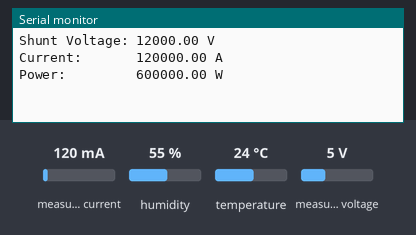
The sketch below on a simulated ESP8266 (NodeMCU). Parts: the last lines printed to the serial monitor. The inputs (shaded band) are chosen by the test bench; at power-on: measured current 120 mA, measured voltage 5 V, humidity 55 %, temperature 24 °C. WiFi joins after 1.5 s; servers stay silent unless stated.

Above: at 1.5 s.
1.6 s: measured current set to 40 mA
At 2.9 s:
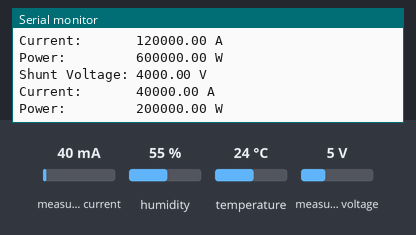
3.1 s: measured voltage set to 0.3 V
At 3.8 s:
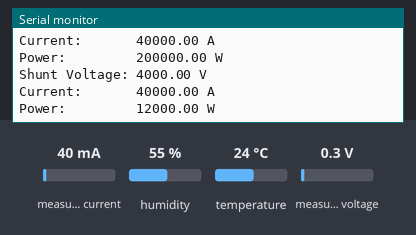
4.6 s: measured current set to 500 mA
At 6.1 s:
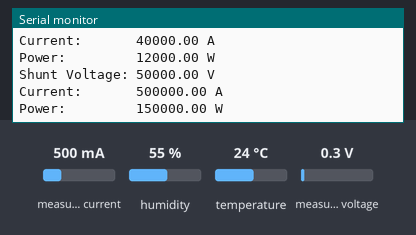
Timing chart, 0 to 7.6 s (numbered marks = the images above; inputs shaded):
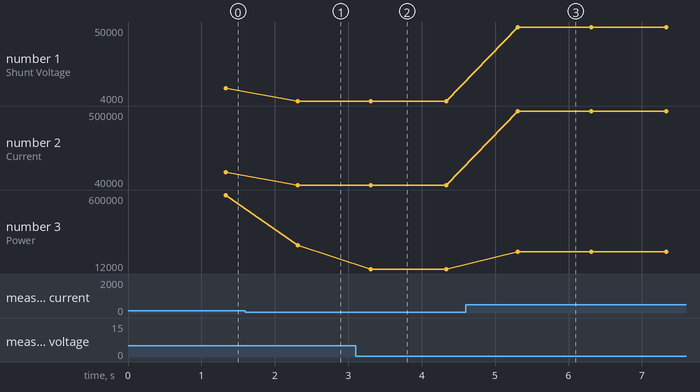

The sketch:

SolarPanel.ino
```cpp
/**************************************************************
.
 * WARNING :
 * For this example you'll need SimpleTimer library:
 *   https://github.com/jfturcot/SimpleTimer
 * and Adafruit DHT sensor library:
 *   https://github.com/adafruit/DHT-sensor-library
 *
 * App project setup:
 *   Value Display widget attached to V5
 *   Value Display widget attached to V6
 *
 **************************************************************/

#define BLYNK_PRINT Serial    // Comment this out to disable prints and save space
#include <SPI.h>
#include <SimpleTimer.h>
#include <BlynkSimpleEsp8266.h>
#include <ESP8266WiFi.h>
#include <DHT.h>
#include <Wire.h>
#include <Adafruit_INA219.h>

Adafruit_INA219 ina219;


// You should get Auth Token in the Blynk App.
// Go to the Project Settings (nut icon).
char auth[] = "0Omxoqk0MWo09_5BUIOT4q_ufd29sZYg";

// Your WiFi credentials.
// Set password to "" for open networks.
char ssid[] = "MaryPro_mts";
char pass[] = "hanna@ha?9605";

#define DHTPIN D3          // What digital pin we're connected to

// Uncomment whatever type you're using!
#define DHTTYPE DHT11     // DHT 11
//#define DHTTYPE DHT22   // DHT 22, AM2302, AM2321
//#define DHTTYPE DHT21   // DHT 21, AM2301

DHT dht(DHTPIN, DHTTYPE);
SimpleTimer timer;

// This function sends Arduino's up time every second to Virtual Pin (5).
// In the app, Widget's reading frequency should be set to PUSH. This means
// that you define how often to send data to Blynk App.
void sendSensor()
{
  float h = dht.readHumidity();
  float t = dht.readTemperature(); // or dht.readTemperature(true) for Fahrenheit

  if (isnan(h) || isnan(t)) {
    Serial.println("Failed to read from DHT sensor!");
    return;
  }

  float current = 0;
  float shuntvoltage = 0;
  float power = 0;

  shuntvoltage = ina219.getShuntVoltage_mV()*1000;
  //busvoltage = ina219.getBusVoltage_V();
  current = ina219.getCurrent_mA()*1000;
  power = ina219.getPower_mW()*1000;

  if (isnan(current) || isnan(shuntvoltage)) {
    Serial.println("Failed to read from Ina219 sensor!");
    return;
  }

  // You can send any value at any time.
  // Please don't send more that 10 values per second.
  Blynk.virtualWrite(V5, h);
  Blynk.virtualWrite(V6, t);
  Blynk.virtualWrite(V7, shuntvoltage);
  Blynk.virtualWrite(V8, current);
  Blynk.virtualWrite(V9, power);


  //Serial.print("Bus Voltage:   "); Serial.print(busvoltage); Serial.println(" V");
  Serial.print("Shunt Voltage: "); Serial.print(shuntvoltage); Serial.println(" V");
  //Serial.print("Load Voltage:  "); Serial.print(loadvoltage); Serial.println(" V");
  Serial.print("Current:       "); Serial.print(current); Serial.println(" A");
  Serial.print("Power:         "); Serial.print(power); Serial.println(" W");
  Serial.println("");

}

void setup()
{
  Serial.begin(9600); // See the connection status in Serial Monitor
  Blynk.config(auth, IPAddress(192, 168, 0, 107), 8080);
  Blynk.connect();
  //Blynk.begin(auth, ssid, pass);

  dht.begin();
  ina219.begin();

  // Setup a function to be called every second
  timer.setInterval(1000L, sendSensor);
}

void loop()
{
  Blynk.run(); // Initiates Blynk
  timer.run(); // Initiates SimpleTimer
}
```

Measured:
- after the input at 1.6 s, the serial monitor: prints a new line after 0.71 s (image 1)
- after the input at 3.1 s, the serial monitor: prints a new line after 0.21 s (image 2)
- after the input at 4.6 s, the serial monitor: prints a new line after 0.71 s (image 3)
- plotted number 1: 12000 → 4000 after the input at 1.6 s, 4000 → 50000 after the input at 4.6 s
- plotted number 2: 120000 → 40000 after the input at 1.6 s, 40000 → 500000 after the input at 4.6 s
- plotted number 3: 600000 → 200000 after the input at 1.6 s, 12000 → 150000 after the input at 4.6 s
